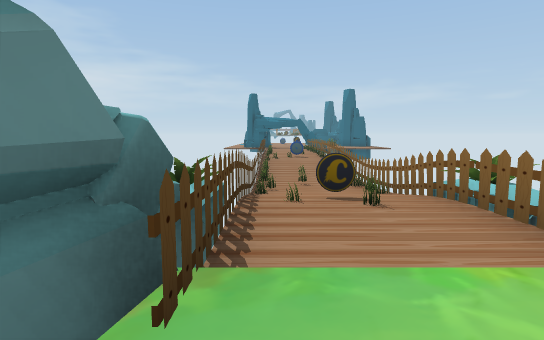
[1] (above)

13 first-person views from a walk through a scene from a Unity 3-D project. The camera is 1.4 m above the floor, tilts 6° down and sees 80° across. The floor is counted in squares, 2 m on a side. Each view is taken from the middle of a square. On the plan, view 1 faces up. The plan holds only what a view shows up to about 10 squares ahead; the rest is blank. The place goes on beyond the plan.

[2]
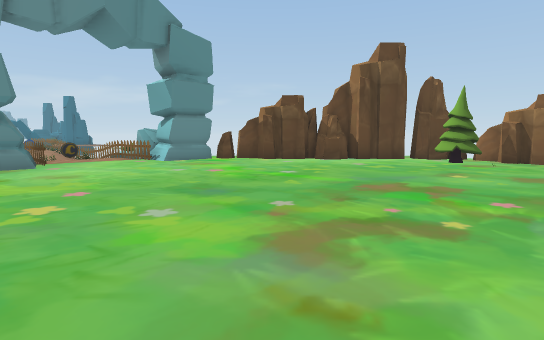

[3]
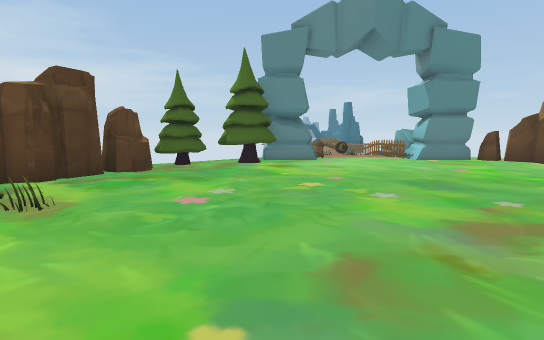

[4]
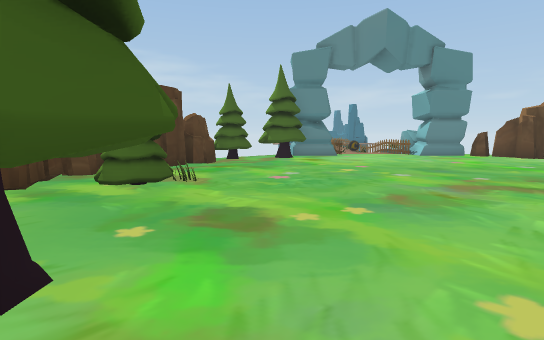

[5]
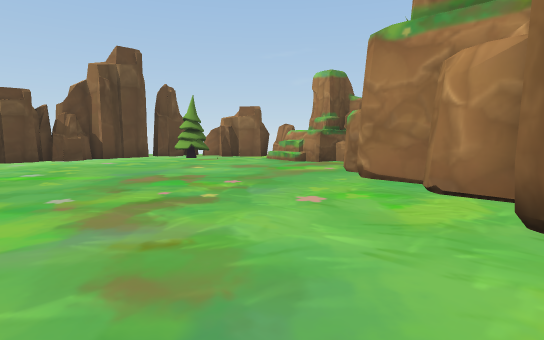

[6]
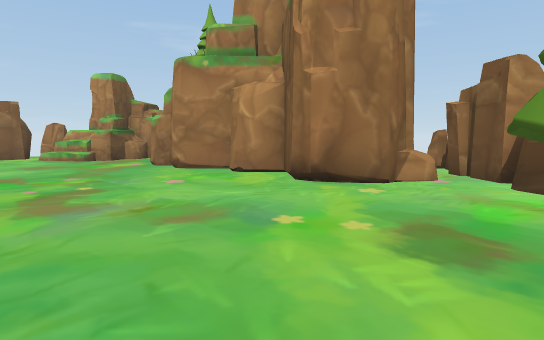

[7]
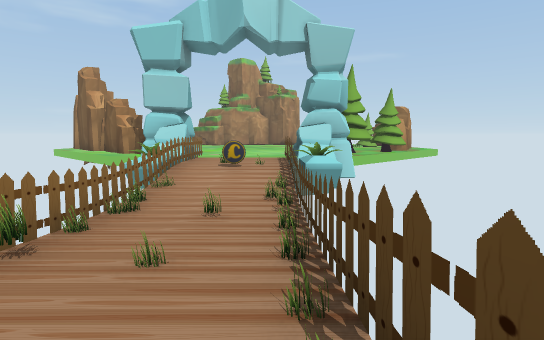

[8]
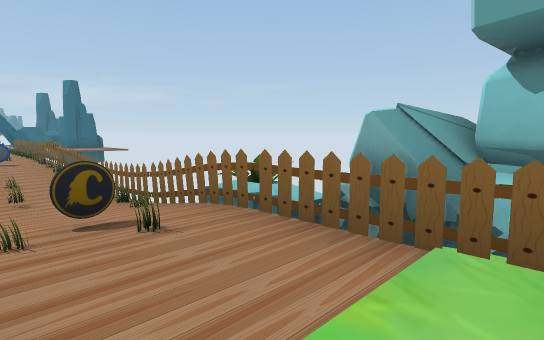

[9]
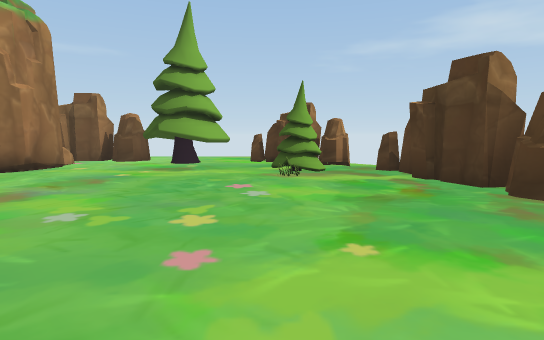

[10]
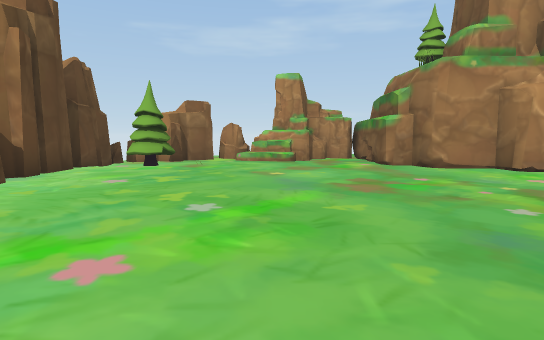

[11]
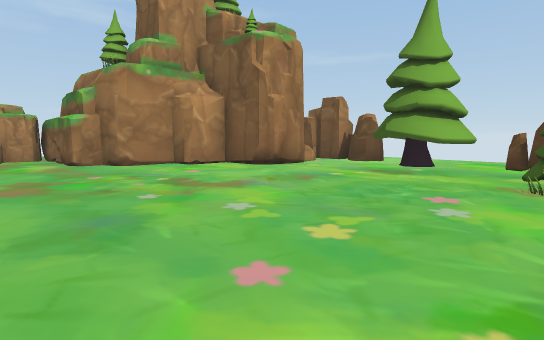

[12]
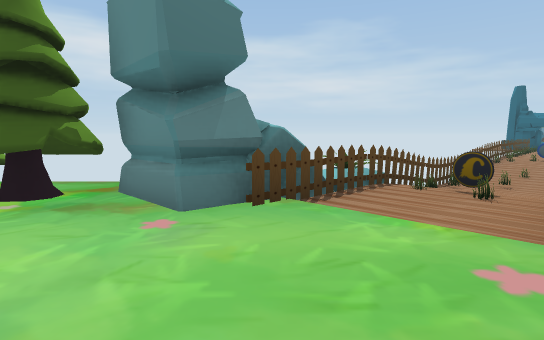

[13]
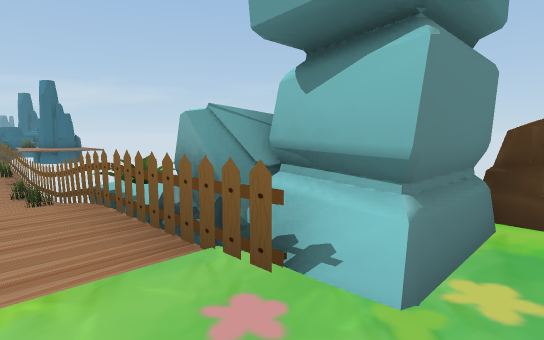

### Floor plan
Key: @ floor where view 1 was taken; # wall or solid block; . main floor; - floor 0.25 m lower than the main floor; _ floor 0.75 m lower than the main floor; / step, stairs or slope; = window, fence, low wall or low ledge; O other object.
Columns run from 7 left of view 1 to 9 right of it. Each row starts with its distance up from view 1.
 13         ..
 12         O=
 11       #/-=
 10       #//O
  9       #O/O
  8       #O_O
  7       #OOO
  6       #O_O
  5       #O//
  4       O-O/O
  3      =#.O/#
  2      ##../##
  1      ##...##
  0    ###.@...##
 -1   ###.......##
 -2   #..........##
 -3  ##...........###
 -4  #..............#
 -5  #.............##
 -6 ###............##
 -7  #.............#
 -8  O............##
 -9  ###.........##
-10   ##..#.####.#
-11    #.####  ###

Where each view was taken, in squares from view 1:
view 1: 0 up, 0 right, facing up
view 2: 8 down, 2 left, facing up-right
view 3: 9 down, 2 left, facing up
view 4: 11 down, 3 left, facing up
view 5: 8 down, 3 left, facing right
view 6: 6 down, 4 left, facing down-right
view 7: 11 up, 0 right, facing down
view 8: 1 up, 0 right, facing up-right
view 9: 2 down, 0 right, facing down-left
view 10: 2 down, 0 right, facing down-right
view 11: 2 down, 1 left, facing down
view 12: 1 down, 2 right, facing up-left
view 13: 0 up, 1 right, facing up-right
